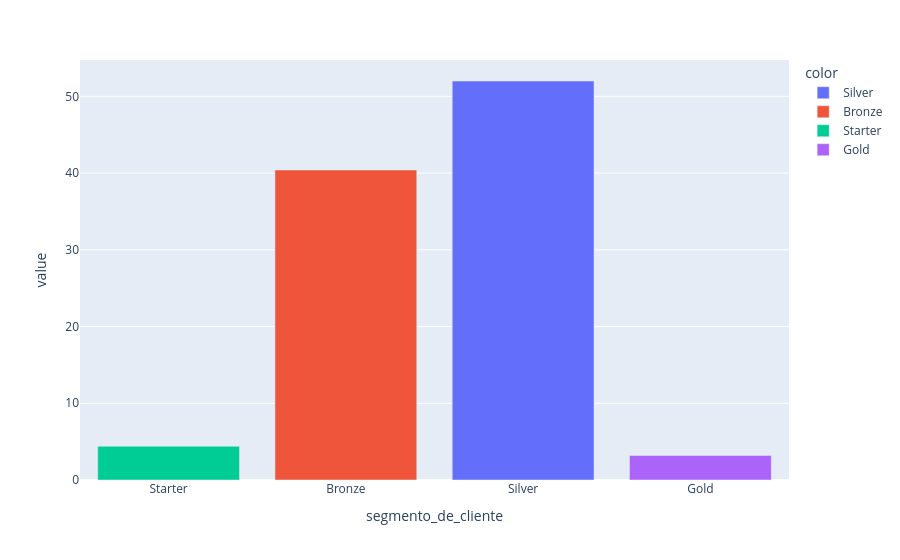

Here is the notebook cell this chart was saved with:
### Code cell
px.bar(percentual_target, color=percentual_target.index,category_orders={'segmento_de_cliente' : list_Segmentos})

### Figure 1 — Plotly figure (JSON) as saved in the notebook; plotly's stock layout.template omitted (floating-point values rounded to 4 significant figures)
{"data": [{"hovertemplate": "color=Silver<br>segmento_de_cliente=%{x}<br>value=%{y}<extra></extra>", "legendgroup": "Silver", "marker": {"color": "#636efa", "pattern": {"shape": ""}}, "name": "Silver", "orientation": "v", "showlegend": true, "textposition": "auto", "type": "bar", "x": ["Silver"], "xaxis": "x", "y": [52.0], "yaxis": "y"}, {"hovertemplate": "color=Bronze<br>segmento_de_cliente=%{x}<br>value=%{y}<extra></extra>", "legendgroup": "Bronze", "marker": {"color": "#EF553B", "pattern": {"shape": ""}}, "name": "Bronze", "orientation": "v", "showlegend": true, "textposition": "auto", "type": "bar", "x": ["Bronze"], "xaxis": "x", "y": [40.4], "yaxis": "y"}, {"hovertemplate": "color=Starter<br>segmento_de_cliente=%{x}<br>value=%{y}<extra></extra>", "legendgroup": "Starter", "marker": {"color": "#00cc96", "pattern": {"shape": ""}}, "name": "Starter", "orientation": "v", "showlegend": true, "textposition": "auto", "type": "bar", "x": ["Starter"], "xaxis": "x", "y": [4.4], "yaxis": "y"}, {"hovertemplate": "color=Gold<br>segmento_de_cliente=%{x}<br>value=%{y}<extra></extra>", "legendgroup": "Gold", "marker": {"color": "#ab63fa", "pattern": {"shape": ""}}, "name": "Gold", "orientation": "v", "showlegend": true, "textposition": "auto", "type": "bar", "x": ["Gold"], "xaxis": "x", "y": [3.2], "yaxis": "y"}], "layout": {"barmode": "relative", "legend": {"title": {"text": "color"}, "tracegroupgap": 0}, "margin": {"t": 60}, "xaxis": {"anchor": "y", "categoryarray": ["Starter", "Bronze", "Silver", "Gold"], "categoryorder": "array", "domain": [0, 1], "title": {"text": "segmento_de_cliente"}}, "yaxis": {"anchor": "x", "domain": [0, 1], "title": {"text": "value"}}}}
